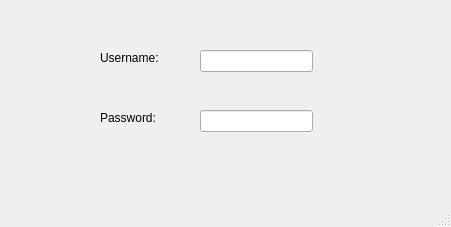
<?xml version="1.0" encoding="UTF-8"?>
<ui version="4.0">
 <class>LoginUI</class>
 <widget class="QMainWindow" name="LoginUI">
  <property name="geometry">
   <rect>
    <x>0</x>
    <y>0</y>
    <width>451</width>
    <height>227</height>
   </rect>
  </property>
  <property name="windowTitle">
   <string>LOGIN</string>
  </property>
  <widget class="QWidget" name="centralwidget">
   <widget class="QLineEdit" name="lineEdit">
    <property name="geometry">
     <rect>
      <x>200</x>
      <y>50</y>
      <width>113</width>
      <height>22</height>
     </rect>
    </property>
   </widget>
   <widget class="QLabel" name="label">
    <property name="geometry">
     <rect>
      <x>100</x>
      <y>50</y>
      <width>91</width>
      <height>16</height>
     </rect>
    </property>
    <property name="text">
     <string>Username:</string>
    </property>
   </widget>
   <widget class="QLabel" name="label_2">
    <property name="geometry">
     <rect>
      <x>100</x>
      <y>110</y>
      <width>91</width>
      <height>16</height>
     </rect>
    </property>
    <property name="text">
     <string>Password:</string>
    </property>
   </widget>
   <widget class="QLineEdit" name="lineEdit_2">
    <property name="geometry">
     <rect>
      <x>200</x>
      <y>110</y>
      <width>113</width>
      <height>22</height>
     </rect>
    </property>
   </widget>
  </widget>
  <widget class="QStatusBar" name="statusbar"/>
  <widget class="QMenuBar" name="menubar">
   <property name="geometry">
    <rect>
     <x>0</x>
     <y>0</y>
     <width>451</width>
     <height>26</height>
    </rect>
   </property>
  </widget>
 </widget>
 <resources/>
 <connections/>
</ui>
